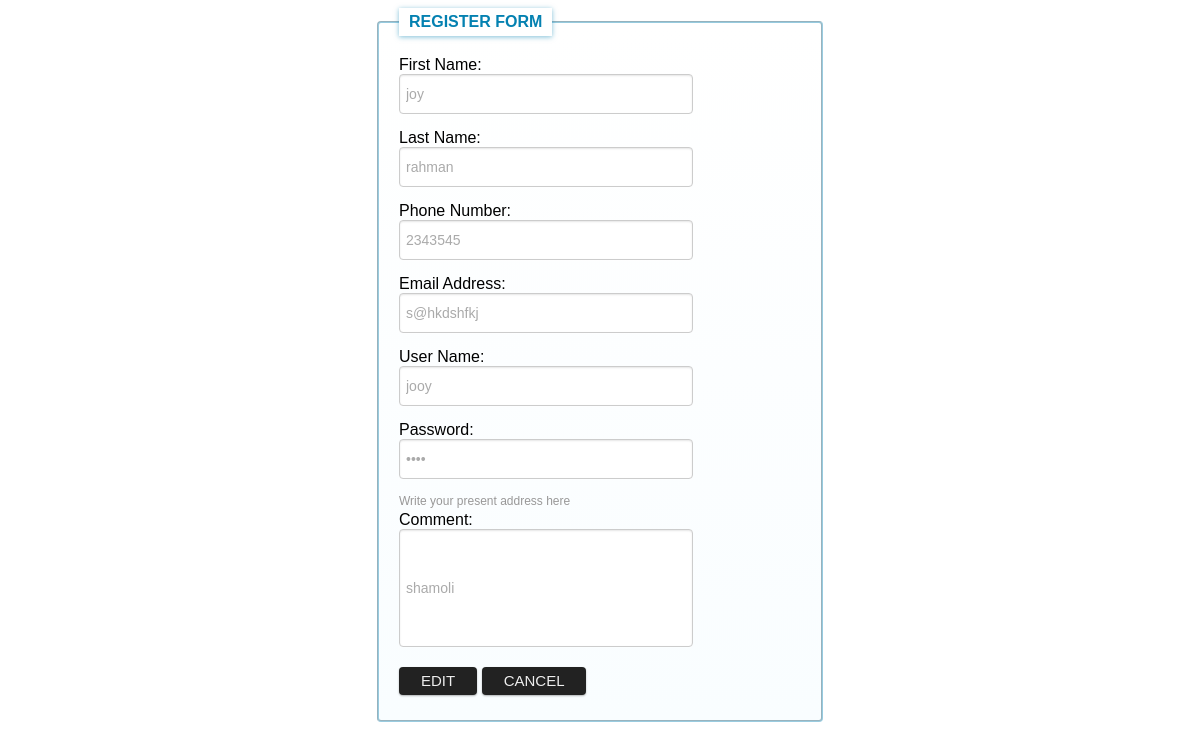
The page /registration/registered_user_data_edit/17/ on the database its author committed.
### user_registration/models.py (models this page shows, shortened)
class Registration(models.Model):
    first_name = models.CharField(max_length=50)
    last_name = models.CharField(max_length=50)
    phone_number = models.ImageField(null=False)
    email_address = models.CharField(max_length=50)
    user_name = models.CharField(max_length=50)
    user_password = models.CharField(max_length=50)
    user_address = models.CharField(max_length=200)

### user_registration/views.py (the view)
# urls.py: re_path('^registered_user_data_edit/(?P<registered_user_id>[0-9]+)/$',
def registered_user_data_edit(request, registered_user_id ):
    registered_user_edit_or_delete_all_information = get_object_or_404(Registration, pk = registered_user_id)
    print(registered_user_edit_or_delete_all_information.phone_number)
    return render(request, 'registered_user_edit_or_delete.html',
                  {'registered_user_edit_or_delete_all_information': registered_user_edit_or_delete_all_information, })

### user_registration/templates/registered_user_edit_or_delete.html (shortened to what this page needs)
<!DOCTYPE HTML PUBLIC "-//W3C//DTD HTML 4.01//EN"
    "http://www.w3.org/TR/html4/strict.dtd"
    >
<html lang="en">
<head>
</head>
{% load staticfiles %}
<link rel="stylesheet" type="text/css" href="{% static 'registration.css' %}"/>
<body>
    <div id="wrapper">
        <form action="{%url 'registered_user_data_edited' registered_user_edit_or_delete_all_information.id%}" method="post">
            <fieldset>
                <legend>Register Form</legend>
                <div>
                    First Name:  <br><input type="text" name="first_name" value="{{registered_user_edit_or_delete_all_information.first_name}}"/>
                </div>
                <div>
                    Last Name:  <br><input type="text" name="last_name" value="{{registered_user_edit_or_delete_all_information.last_name}}"/>
                </div>
                <div>
                    Phone Number: <br><input type="text" name="phone_number" value="{{registered_user_edit_or_delete_all_information.phone_number}}"/>
                </div>
                <div>
                    Email Address: <br><input type="text" name="email" value="{{registered_user_edit_or_delete_all_information.email_address}}"/>
                </div>
                <div>
                    User Name:  <br><input type="text" name="user_name" value="{{registered_user_edit_or_delete_all_information.user_name}}"/>
                </div>
                <div>
                    Password:  <br><input type="password" name="password" value="{{registered_user_edit_or_delete_all_information.user_password}}"/>
                </div>
                <div>
                    <div class="small">Write your present address here</div>
                    Comment: <br><input type="text" style="height:100px"  name="address" value="{{registered_user_edit_or_delete_all_information.user_address}}"/>
                </div>
                <input type="submit" name="edit" value="Edit"/>
                <input type="submit" name="cancel" value="Cancel"/>
            </fieldset>
        </form>
    </div>
</body>
</html>

### user_registration/static/registration.css (style rules this page uses)
#wrapper { width:450px; margin:0 auto; font-family:Verdana, sans-serif; }
legend { color:#0481b1; font-size:16px; padding:0 10px; background:#fff; -moz-border-radius:4px; box-shadow: 0 1px 5px rgba(4, 129, 177, 0.5); padding:5px 10px; text-transform:uppercase; font-family:Helvetica, sans-serif; font-weight:bold; }
fieldset { border-radius:4px; background: #fff; background: -moz-linear-gradient(#fff, #f9fdff); background: -o-linear-gradient(#fff, #f9fdff); background: -webkit-gradient(linear, 0% 0%, 0% 100%, from(#fff), to(#f9fdff)); / background: -webkit-linear-gradient(#fff, #f9fdff); padding:20px; border-color:rgba(4, 129, 177, 0.4); }
input, textarea { color: #373737; background: #fff; border: 1px solid #CCCCCC; color: #aaa; font-size: 14px; line-height: 1.2em; margin-bottom:15px; -moz-border-radius:4px; -webkit-border-radius:4px; border-radius:4px; box-shadow: 0 1px 2px rgba(0, 0, 0, 0.1) inset, 0 1px 0 rgba(255, 255, 255, 0.2); }
input[type="text"], input[type="email"], input[type="password"] { padding: 8px 6px; height: 22px; width:280px; }
input[type="submit"] { background: #222; border: none; text-shadow: 0 -1px 0 rgba(0,0,0,0.3); text-transform:uppercase; color: #eee; cursor: pointer; font-size: 15px; margin: 5px 0; padding: 5px 22px; -moz-border-radius: 4px; border-radius: 4px; -webkit-border-radius:4px; -webkit-box-shadow: 0px 1px 2px rgba(0,0,0,0.3); -moz-box-shadow: 0px 1px 2px rgba(0,0,0,0.3); box-shadow: 0px 1px 2px rgba(0,0,0,0.3); }
.small { line-height:14px; font-size:12px; color:#999898; margin-bottom:3px; }

### rows shown on the page
Registration: first_name "joy", last_name "rahman", phone_number "2343545", email "s@hkdshfkj", user_name "jooy", address "shamoli"
